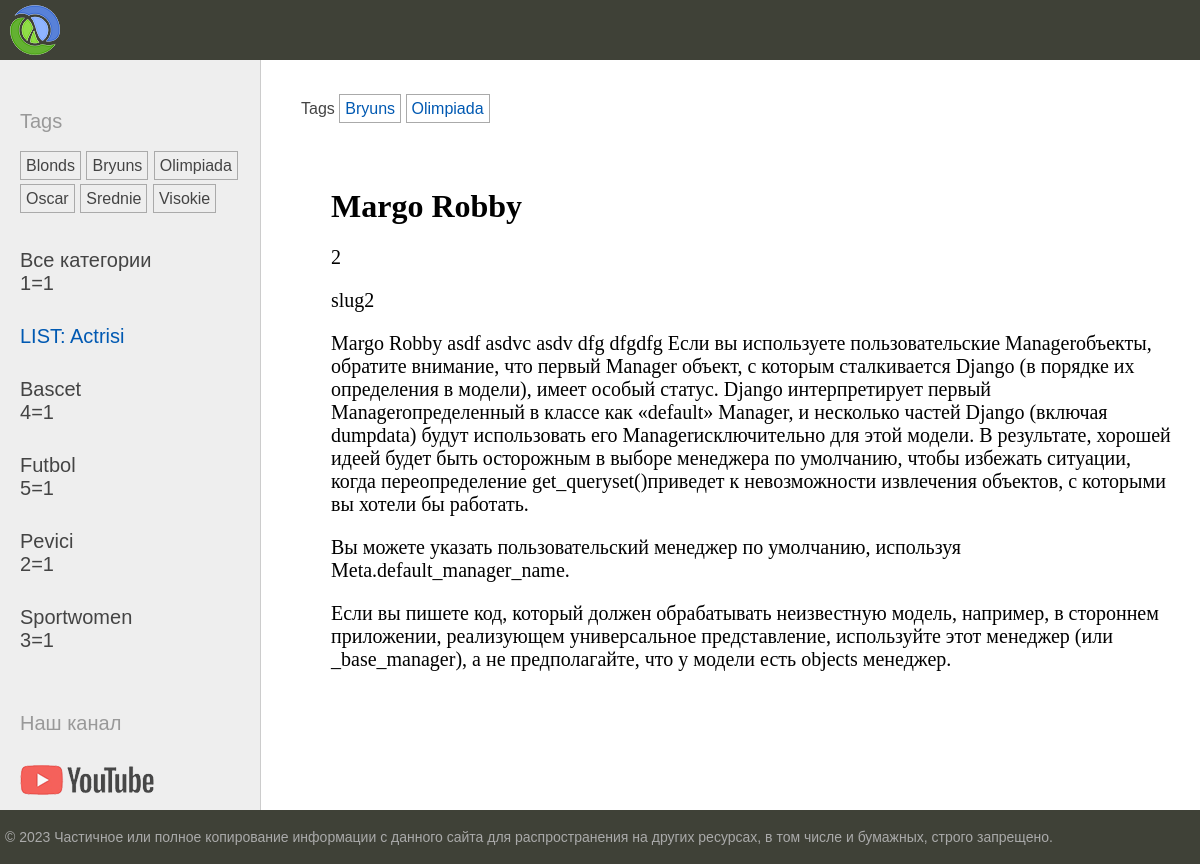
The app's page /show_post/slug2/ with its own data.
### women/models.py (models this page shows, shortened)
class TagPost(models.Model):
    tag=models.CharField(max_length=100, db_index=True)
    slug=models.SlugField(max_length=100, db_index=True, unique=True)
    def get_absolute_url(self):
        return reverse('women:tag', kwargs={'tag_slug':self.slug})

class Category(models.Model):
    name=models.CharField(max_length=100, db_index=True, verbose_name='Название')
    slug=models.SlugField(max_length=100, unique=True, db_index=True)
    class Meta:
        verbose_name='Категорию'
        verbose_name_plural='Категории'
    def get_absolute_url(self):
        return reverse('women:show_category', kwargs={'cat_slug':self.slug})

class Women(models.Model):
    class Status(models.IntegerChoices):
        DRAFT = 0, 'Черновик'
        PUBLISHED = 1, 'Опубликовано'
    title=models.CharField(max_length=100,verbose_name='Название',unique=True)
    slug=models.SlugField(max_length=100, unique=True, db_index=True)
    content=models.TextField(verbose_name='Текст', blank=True)
    time_create=models.DateTimeField(auto_now_add=True)
    time_update=models.DateTimeField(auto_now=True)
    is_published=models.BooleanField(choices=tuple(map(lambda x:(bool(x[0]),x[1]),Status.choices)),
                                default=Status.DRAFT, verbose_name='Статус')
    cat=models.ForeignKey(to='Category', on_delete=models.PROTECT, related_name='posts')
    tags=models.ManyToManyField(to='TagPost', blank=True, related_name='tags')
    husband=models.OneToOneField('Husband', on_delete=models.SET_NULL, null=True,
                        blank=True, related_name='women')
    active=models.BooleanField(default=True)
    objects=models.Manager()
    published=PublisheManager()
    class Meta:
        verbose_name='Известные женщины'
        verbose_name_plural='Известные женщины'
        ordering=['-time_create']
        indexes=[
            models.Index(fields=['-time_create'])
        ]

### women/views.py (the view)
# urls.py: path('show_post/<slug:sp_slug>/', views.show_post, name='show_post'),
def show_post(request, sp_slug):
    post1=get_object_or_404(Women, slug=sp_slug)
    print(post1.slug)
    data={
        'title':post1.title,
        'menu2':menu2,
        'post1':post1,
        'cat_selected':1,
    }
    return render(request,"women/show_post.html",data)

### women/templatetags/women_tags.py (called while the page is built)
@register.inclusion_tag("women/list_categories.html")
def show_categories(cat_selected=0):
    cats=Category.objects.annotate(total=Count('posts')).filter(total__gt=0)
    return {"cats":cats, "cat_selected":cat_selected}

@register.inclusion_tag("women/list_tags.html")
def show_all_tags():
    return {"tags":TagPost.objects.annotate(total=Count("tags")).filter(total__gt=0)}

### women/templates/women/show_post.html (shortened to what this page needs)
{% extends "base.html" %}
{% block breadcrumbs %}
    {% with post1.tags.all as tags %}
        {% if tags %}
            <ul class='tags-list'>
                <li>Tags</li>
                {% for t in tags %}
                    <li><a href="{{t.get_absolute_url}}">{{t.tag}}</a></li>
                {% endfor %}
            </ul>
        {% endif %}
    {% endwith %}
{% endblock %}
{% block content %}
    <h1>{{post1.title}}</h1>
<p>{{post1.id}}</p>
<p>{{post1.slug}}</p>
    <p>{{post1.content|linebreaks}}</p>
{% endblock %}

### women/templates/women/list_tags.html
{% if tags %}
    <p>Tags</p>
    <ul class='tags-list'>
        {% for t in tags %}
            <li><a href="{{t.get_absolute_url}}">{{t.tag}}</a></li>
        {% endfor %}
    </ul>
{% endif %}

### women/templates/women/list_categories.html (shortened to what this page needs)
{% for cat in cats %}
    {% if cat.id == cat_selected %}
        {{cat.id}}={{cat_selected}}
        <li class="selected">LIST: {{cat.name}}</li>
    {% else %}
        <li><a href="{{cat.get_absolute_url}}">{{cat.name}}</a></li>
        {{cat.id}}={{cat_selected}}
    {% endif %}
{% endfor %}

### women/static/women/css/style.css (style rules this page uses)
html, body { font-family: 'Arial'; margin: 0; padding: 0; height: 100%; width: 100%; color: #444; }
a { color: #0059b2; text-decoration: none; }
.left-chapters ul { width: 230px; margin: 0; padding: 20px 10px 10px 20px; list-style: none; font-size: 20px; }
.left-chapters ul li { margin: 30px 0 0 0; color: #999; }
.left-chapters ul li.selected { color: #0059b2; }
.left-chapters ul li a { color: #444; text-decoration: none; }
ul.tags-list { width: 100%; margin: 0; padding: 0; list-style: none; }
ul.tags-list li { margin: 0; padding: 0 0 10px; display: inline-block; }
ul.tags-list li a { padding: 5px; font-size: 16px; border: 1px solid #aaa; }
.content-text h1 { font-size: 32px; }

### records on screen
TagPost: tag "Blonds"
TagPost: tag "Bryuns"
TagPost: tag "Olimpiada"
TagPost: tag "Oscar"
TagPost: tag "Srednie"
TagPost: tag "Visokie"
Category: id "1", name "Actrisi"
Category: name "Bascet", id "4", cat_selected "1"
Category: name "Futbol", id "5", cat_selected "1"
Category: name "Pevici", id "2", cat_selected "1"
Category: name "Sportwomen", id "3", cat_selected "1"
Women: title "Margo Robby", id "2", slug "slug2", content "Margo Robby asdf asdvc asdv dfg dfgdfg Если вы используете пользовательские Managerобъекты, обратите внимание, что первый Manager объект, с которым сталкивается Django (в порядке их определения в модели), имеет особый статус. Django интерпретирует первый Managerопределенный в классе как «default» Manager, и несколько частей Django (включая dumpdata) будут использовать его Managerисключительно для этой модели. В результате, хорошей идеей будет быть осторожным в выборе менеджера по умолчанию, чтобы избежать ситуации, когда переопределение get_queryset()приведет к невозможности извлечения объектов, с которыми вы хотели бы работать. Вы можете указать пользовательский менеджер по умолчанию,…"
